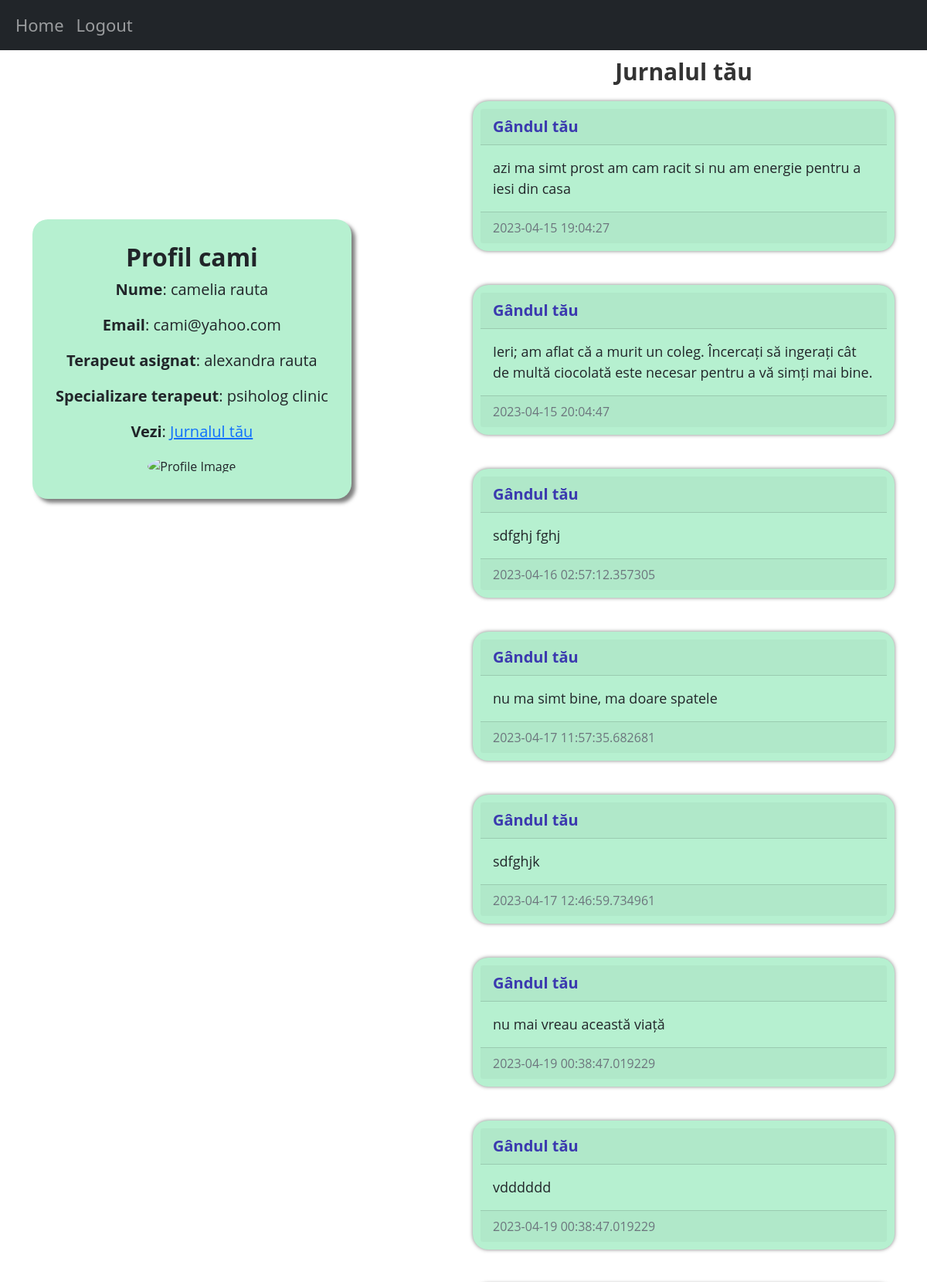
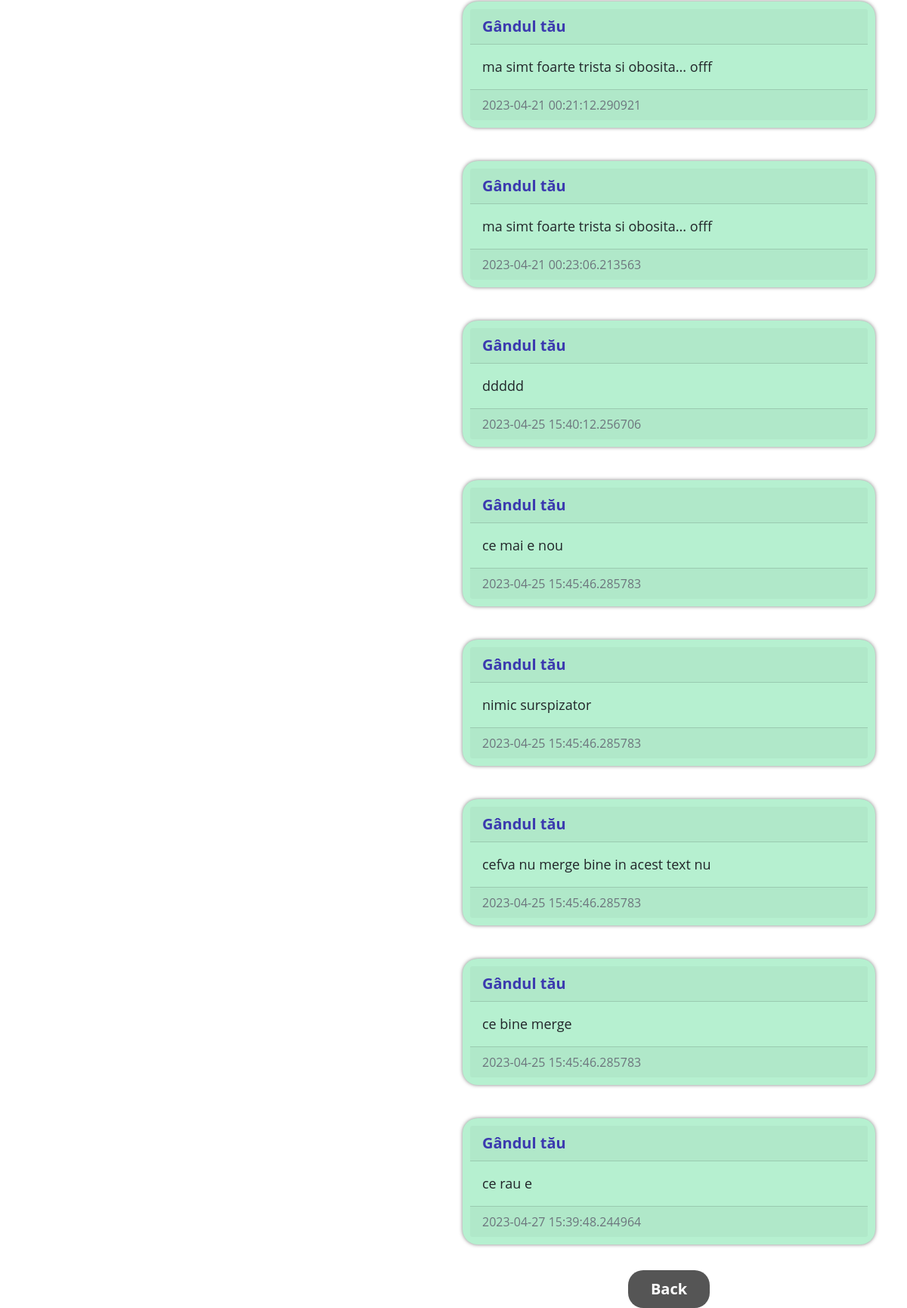
Page /jurnal (signed in) on the earlier database version (2 pictures, top to bottom).
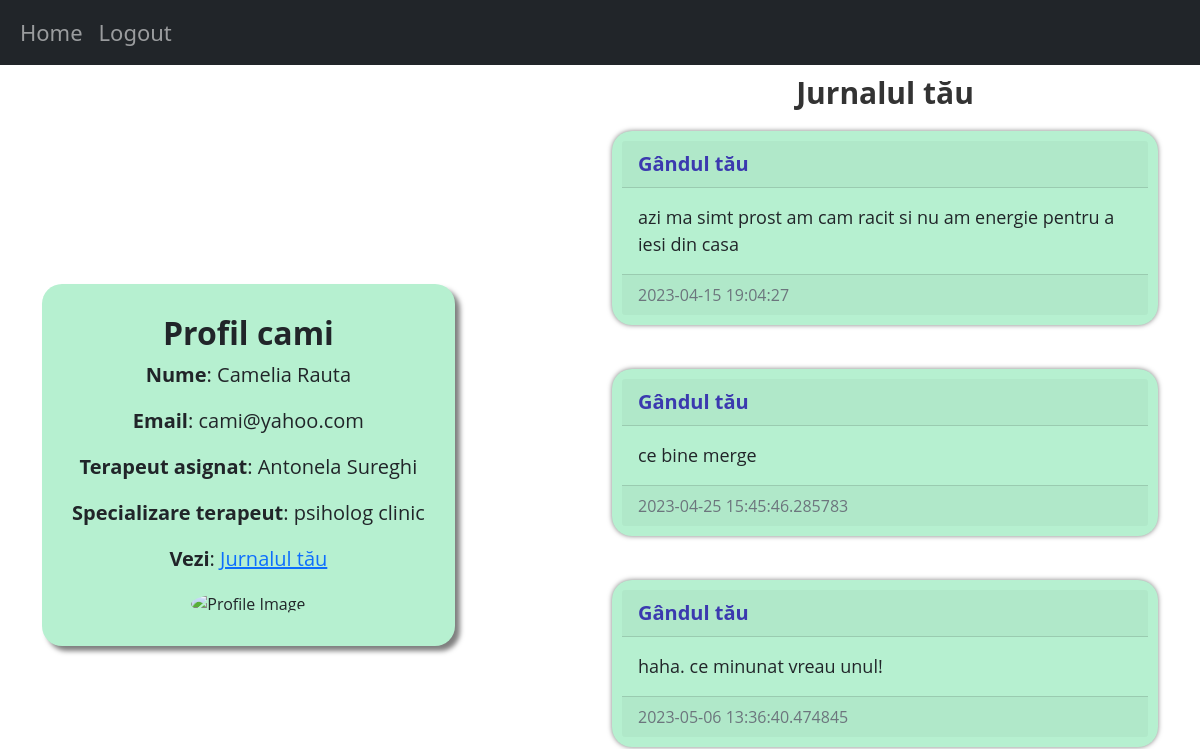
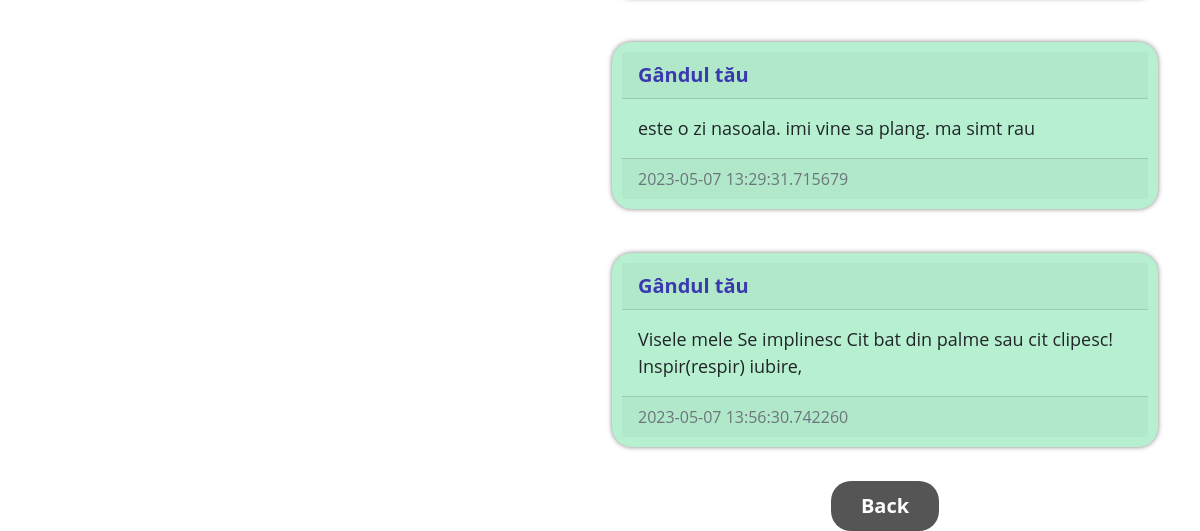
Same page on the later database version (2 pictures, top to bottom).
### website/domain/models.py (models this page shows)
class User(db.Model, UserMixin):
    id = db.Column(db.Integer, primary_key=True)
    email = db.Column(db.String(150), unique=True)
    username = db.Column(db.String(150), unique=True)
    password = db.Column(db.String(150))
    email_confirmed_at = db.Column(db.DateTime(timezone=True), default=datetime.now())
    date_created = db.Column(db.DateTime(timezone=True), default=datetime.now())
    posts = db.relationship('Post', backref='user', passive_deletes=True)
    role = db.Column(db.String(100))

class Pacient(db.Model):
    __tablename__ = 'pacient'
    id = db.Column(db.Integer(), db.ForeignKey('user.id', ondelete='CASCADE'), primary_key=True)
    first_name = db.Column(db.String(50))
    last_name = db.Column(db.String(50))
    terapeut_asignat = db.Column(db.Integer, db.ForeignKey('terapeut.id', ondelete="CASCADE"), nullable=False)

class Terapeut(db.Model):
    __tablename__ = 'terapeut'
    id = db.Column(db.Integer(), db.ForeignKey('user.id', ondelete='CASCADE'), primary_key=True)
    first_name = db.Column(db.String(50))
    last_name = db.Column(db.String(50))
    function = db.Column(db.String(150))
    license = db.Column(db.String(150))
    activity_start_year = db.Column(db.Integer())

class Post(db.Model):
    id = db.Column(db.Integer, primary_key=True)
    text = db.Column(db.Text, nullable=False)
    date_created = db.Column(db.DateTime(timezone=True), default=datetime.now())
    author = db.Column(db.Integer, db.ForeignKey(
        'user.id', ondelete="CASCADE"), nullable=False)
    result = db.Column(db.String(150))

### website/controller/pacientView.py (the view)
    @staticmethod
    @views.route("/jurnal")
    @__role_required('pacient')
    @login_required
    def posts():
        posts_today = Post.query.filter_by(author=current_user.id)
        pacient = Pacient.query.filter_by(id=current_user.id).first()
        terap = Terapeut.query.filter_by(id=pacient.terapeut_asignat).first()
        return render_template("posts.html", user=current_user, posts=posts_today, pacient=pacient,terapeut=terap)

### website/controller/pacientView.py (called while the page is built)
    @staticmethod
    def __role_required(role):
        def decorator(func):
            @wraps(func)
            def wrapper(*args, **kwargs):
                if not current_user.role == role:
                    return "Unauthorized access", 403
                return func(*args, **kwargs)
            return wrapper
        return decorator

### website/templates/posts.html (shortened to what this page needs)
{% extends "jurnal.html" %}  {% block header %} Jurnalul tău {% endblock %} {% block footer %}
<div align="center">
  <a href="/home"
    ><button type="button" >Back</button></a
  >
</div>
{% endblock %}

### website/templates/jurnal.html (shortened to what this page needs)
{% extends "base.html" %}
{% block content %}
<div class="row">
  <div class="col-md-6 mx-auto d-flex align-items-center vh-100">
    <div class="card border-dark text-center" style="background-color: #b6f0d0;
      box-shadow: 5px 5px 5px rgba(0, 0, 0, 0.5);
      margin-top: auto;
      margin-bottom: auto;
      padding: 30px;
      border-radius: 20px;
      border: none;
      font-family: 'Open Sans', sans-serif !important;">
      <h5 class="card-title" style="font-size: 32px; font-weight: bold;">Profil {{ user.username }}</h5>
      <p class="card-text" style="font-size: 20px;"><b>Nume</b>: {{ pacient.first_name }} {{ pacient.last_name }}</p>
      <p class="card-text" style="font-size: 20px;"><b>Email</b>: {{ user.email }}</p>
      <p class="card-text" style="font-size: 20px;"><b>Terapeut asignat</b>: {{ terapeut.first_name }} {{ terapeut.last_name }}</p>
      <p class="card-text" style="font-size: 20px;"><b>Specializare terapeut</b>: {{ terapeut.function }}</p>
      <p class="card-text" style="font-size: 20px;"><b>Vezi</b>: <a href="/jurnal" style="font-size: 20px;">Jurnalul tău</a></p>
      <div style="max-width: 430px; margin: 0 auto;">
        <img src="https://insidesmallbusiness.com.au/wp-content/uploads/2021/04/bigstock-Hands-Of-Diverse-Group-Of-Peop-343671511-e1625192493671.jpg" alt="Profile Image" style="width: 100%; height: 100%; border-radius: 50%;">
      </div>
    </div>
  </div>
  <div class="col-md-6">
    <h1 align="center" style="font-size: 30px;
      font-weight: bold;
      color: #333;
      padding: 10px;">
      {% block header %}Bine ai venit, {{ user.username }}!{% endblock %}
    </h1>
    <div id="posts">
      {% for post in posts %}
      <div class="card border-dark" style="background-color: #b6f0d0;
        box-shadow: 0px 0px 5px rgba(0, 0, 0, 0.5);
        margin: 10px auto;
        max-width: 1000px;
        padding: 10px;
        border-radius: 20px;
        border: none;
        font-family: 'Open Sans', sans-serif !important;">
        <div class="card-header d-flex justify-content-between align-items-center">
          <div class="card-text" style="font-size: 20px; font-weight:bold; color: #3b39af">Gândul tău</div>
        </div>
        <div class="card-body">
          <div class="card-text" style="font-size: 18px;">{{ post.text }}</div>
        </div>
        <div class="card-footer text-muted">{{ post.date_created }}</div>
      </div>
      <br/>
      {% endfor %}
    </div>
    {% block footer %}{% endblock %}
  </div>
</div>
{% endblock %}

### website/templates/base.html (shortened to what this page needs)
<!DOCTYPE html>
<html lang="en">
  <head>
    <link rel="stylesheet" href="/static/style.css">
    <link
      href="https://cdn.jsdelivr.net/npm/bootstrap@5.0.2/dist/css/bootstrap.min.css"
      rel="stylesheet"
    />
  </head>
  <body>
    <nav class="navbar navbar-expand-lg navbar-dark bg-dark">
      <div class="container-fluid">
        <div class="collapse navbar-collapse" id="navbar">
          <div class="navbar-nav" style="font-size: 22px !important;">
            <a class="nav-item nav-link"  href="/home">Home</a>
            {% if user.is_authenticated %}
            <a class="nav-item nav-link"  href="/logout">Logout</a>
            {% else %}
            <a class="nav-item nav-link"  href="/login">Login</a>
            <a class="nav-item nav-link"  href="/sign-up">Sign Up</a>
            {% endif %}
          </div>
        </div>
      </div>
    </nav>
    <div class="container">{% block content %}{% endblock %}</div>
  </body>
</html>

### website/static/style.css (style rules this page uses)
body { font-family: 'Open Sans', sans-serif; background-color: #F5F5F5; color: #333; }
button { background-color: #555; border: none; color: #fff; padding: 10px 30px; text-align: center; font-size: 20px !important; font-weight: bold; margin: 20px auto; max-width: 600px; border-radius: 20px !important; cursor: pointer; }
a { color: #4CAF50; text-decoration: none; }

Differences in the rows shown:
removed Post: text "Ieri; am aflat că a murit un coleg. Încercați să ingerați cât de multă ciocolată este necesar pentru a vă simți mai bine.", date_created "2023-04-15 20:04:47"
removed Post: text "sdfghj fghj", date_created "2023-04-16 02:57:12.357305"
removed Post: text "nu ma simt bine, ma doare spatele", date_created "2023-04-17 11:57:35.682681"
removed Post: text "sdfghjk", date_created "2023-04-17 12:46:59.734961"
removed Post: text "nu mai vreau această viață", date_created "2023-04-19 00:38:47.019229"
removed Post: text "vdddddd", date_created "2023-04-19 00:38:47.019229"
removed Post: text "ma simt foarte trista si obosita... offf", date_created "2023-04-21 00:21:12.290921"
removed Post: text "ma simt foarte trista si obosita... offf", date_created "2023-04-21 00:23:06.213563"
removed Post: text "ddddd", date_created "2023-04-25 15:40:12.256706"
removed Post: text "ce mai e nou", date_created "2023-04-25 15:45:46.285783"
removed Post: text "nimic surspizator", date_created "2023-04-25 15:45:46.285783"
removed Post: text "cefva nu merge bine in acest text nu", date_created "2023-04-25 15:45:46.285783"
removed Post: text "ce rau e", date_created "2023-04-27 15:39:48.244964"
changed Pacient: first_name "camelia" → "Camelia"; last_name "rauta" → "Rauta"
changed Terapeut "psiholog clinic": first_name "alexandra" → "Antonela"; last_name "rauta" → "Sureghi"
added Post: text "haha. ce minunat vreau unul!", date_created "2023-05-06 13:36:40.474845"
added Post: text "este o zi nasoala. imi vine sa plang. ma simt rau", date_created "2023-05-07 13:29:31.715679"
added Post: text "Visele mele Se implinesc Cit bat din palme sau cit clipesc! Inspir(respir) iubire,", date_created "2023-05-07 13:56:30.742260"
